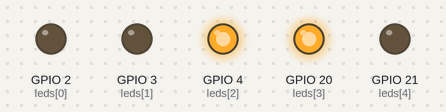
A program run on a simulated Raspberry Pi (BCM pin numbers). On the bench: output pins drawn as LEDs (lit = HIGH).

Above: at 1.5 s.
At 3.5 s:
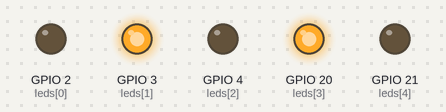
At 5.5 s:
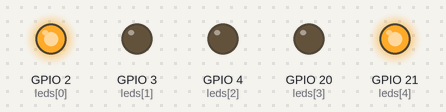
Timing chart, 0 to 9.1 s (numbered marks = the images above):
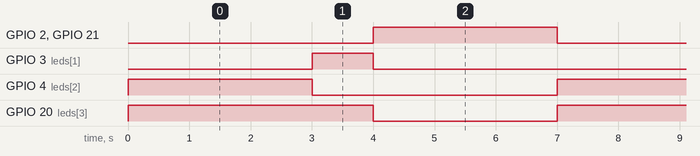

The program:

main2-1.py
```python
from gpiozero import LEDBoard
from time import sleep

leds = LEDBoard(2,3,4,20,21)

try:
    while 1:
        leds.value = (0,0,1,1,0)
        sleep(3.0)
        leds.value = (0,1,0,1,0)
        sleep(1.0)
        leds.value = (1,0,0,0,1)
        sleep(3.0)

except KeyboardInterrupt:
    pass

leds.off()
```

Measured:
- by itself, GPIO 2 (leds[0]), GPIO 4 (leds[2]), GPIO 21 (leds[4]): alternates HIGH for 3.0 s and LOW for 4.0 s
- by itself, GPIO 3 (leds[1]): alternates HIGH for 1.0 s and LOW for 6.0 s
- by itself, GPIO 20 (leds[3]): alternates HIGH for 4.0 s and LOW for 3.0 s
